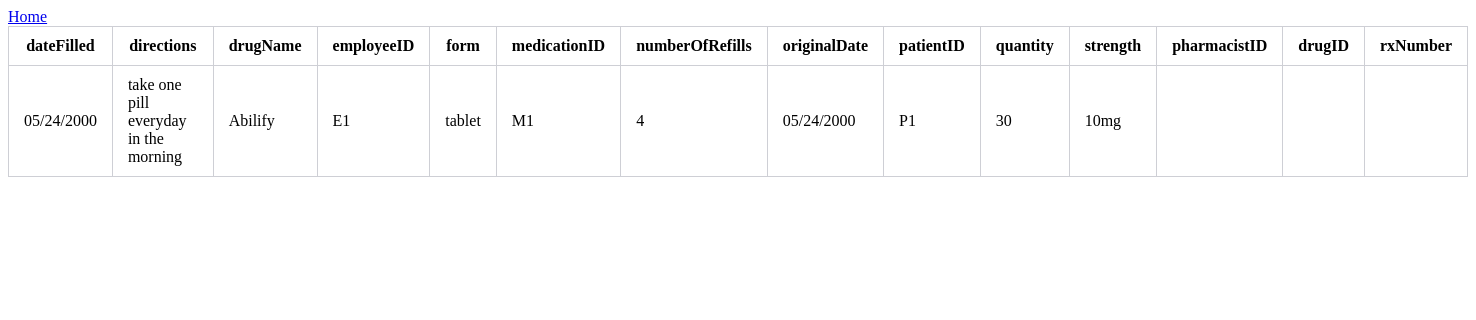
Before: /Medication.php with the older database file.
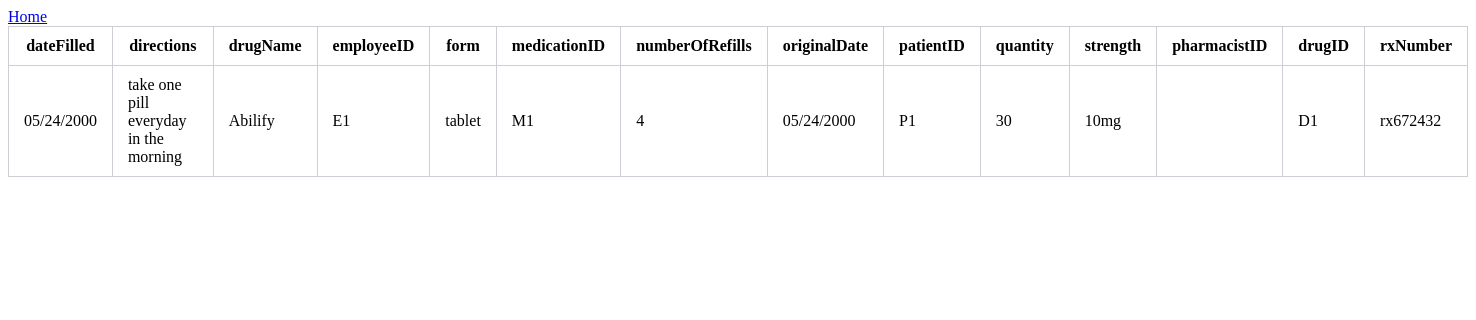
After: the same page with the newer database file.
### tables this page shows
CREATE TABLE `medication` (
  `rxNumber` varchar(10) NOT NULL,
  `dateFilled` varchar(11) NOT NULL,
  `directions` varchar(100) NOT NULL,
  `drugName` varchar(20) NOT NULL,
  `employeeID` varchar(11) NOT NULL,
  `form` varchar(10) NOT NULL,
  `medicationID` varchar(11) NOT NULL,
  `numberOfRefills` int(11) NOT NULL,
  `originalDate` varchar(11) NOT NULL,
  `patientID` varchar(11) NOT NULL,
  `quantity` int(11) NOT NULL,
  `strength` varchar(10) NOT NULL,
  `pharmacist` varchar(20) NOT NULL,
  `drugID` varchar(11) NOT NULL
);

### Medication.php (the view, shortened to what this page needs)
<!DOCTYPE html>
<html>
<head><link rel="stylesheet" href="style.css" type="text/css"></head>
<a href ="index.html">Home</a>
<body>
	<?php
	include('dbconnect.php');
$query ="SELECT * FROM medication";
$result = mysqli_query($conn,$query);
echo
"<table>
<tr>
	<th> dateFilled </th>
	<th> directions </th>
	<th> drugName </th>
	<th> employeeID </th>
	<th> form </th>
	<th> medicationID </th>
	<th> numberOfRefills </th>
	<th> originalDate </th>
	<th> patientID </th>
	<th> quantity </th>
	<th> strength </th>
	<th> pharmacistID</th>
	<th>drugID</th>
	<th>rxNumber</th>
</tr>";
if ($result->num_rows > 0) {
while ($row = mysqli_fetch_assoc($result)){
	if ($row)
		echo "<tr><td>".$row["dateFilled"]."</td><td>".$row["directions"]."</td><td>".$row["drugName"]."</td><td>".$row["employeeID"]
	."</td><td>".$row["form"]."</td><td>".$row["medicationID"]."</td><td>".$row["numberOfRefills"]."</td><td>".$row["originalDate"]
	."</td><td>".$row["patientID"]."</td><td>".$row["quantity"]."</td><td>".$row["strength"]."</td><td>".$row["pharmacistID"]."</td><td>".$row["drugID"].
	"</td><td>".$row["rxNumber"]."</td></tr>";
}
}
else {
	echo "DIDN'T FIND ANYTHING";
}
echo
"</table>";
?>
</body>
</html>

Changed rows visible on the page:
changed medication "take one pill everyday in the morning": drugID (not shown) → "D1"; rxNumber (not shown) → "rx672432"
